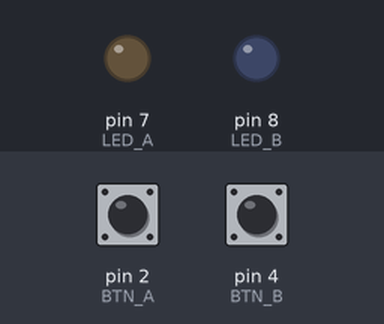
The sketch below on a simulated Arduino Uno, built with avr-gcc and run on an emulated ATmega328P. Parts: output pins drawn as LEDs (lit = HIGH). The test bench sets the inputs (shaded band); at power-on: pin 2 (BTN_A) LOW, pin 4 (BTN_B) LOW.

Above: at 1.2 s.
1.3 s: pin 2 (BTN_A) pulled HIGH for 0.15 s
At 1.37 s:
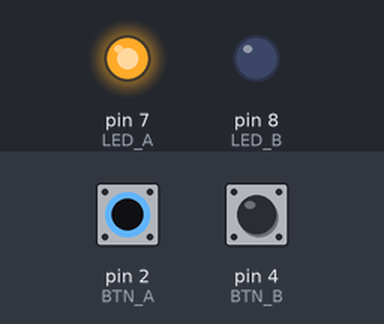
2.9 s: pin 4 (BTN_B) pulled HIGH for 0.15 s
At 3.8 s:
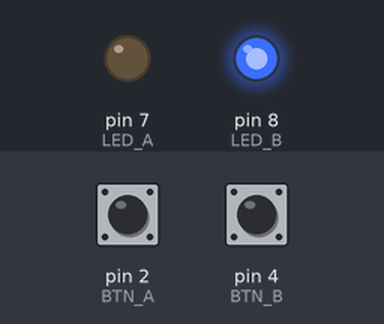
5.5 s: pin 4 (BTN_B) pulled HIGH for 3.2 s
At 9.7 s:
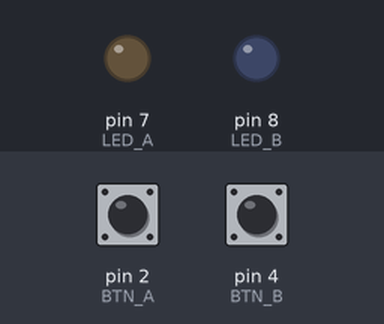
10.5 s: pin 2 (BTN_A) pulled HIGH for 3.2 s
At 10.8 s:
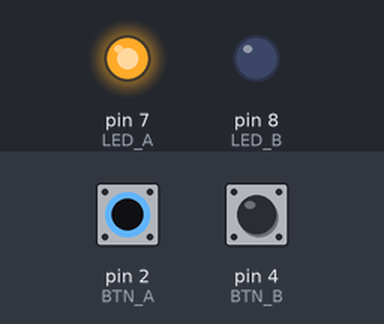
15.2 s: pin 2 (BTN_A) driven HIGH and pin 4 (BTN_B) driven HIGH
At 17.4 s:
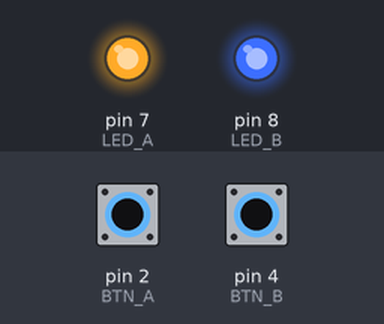
Timing chart, 0 to 18.5 s (numbered marks = the images above; inputs shaded):
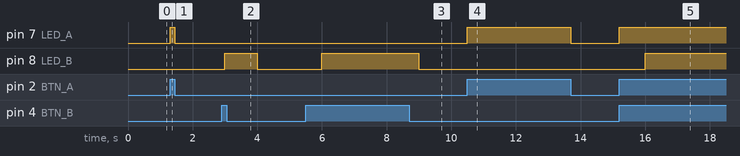

The sketch:

Task3-1.ino
```cpp
#include <TimerOne.h>

const int BTN_A = 2;
const int LED_A = 7;
const int BTN_B = 4;
const int LED_B = 8;

const int BTN_MODE = INPUT;
const int PRESSED  = HIGH;

void timerISR() {
  if (digitalRead(BTN_A) == PRESSED) digitalWrite(LED_A, HIGH);
  else                               digitalWrite(LED_A, LOW);
}

void setup() {
  pinMode(BTN_A, BTN_MODE);
  pinMode(BTN_B, BTN_MODE);
  pinMode(LED_A, OUTPUT);
  pinMode(LED_B, OUTPUT);

  Timer1.initialize(50000);  // 50 ms = 50000 us
  Timer1.attachInterrupt(timerISR);
}

void loop() {
  if (digitalRead(BTN_B) == PRESSED) digitalWrite(LED_B, HIGH);
  else                               digitalWrite(LED_B, LOW);

  delay(1000);
}
```

Measured:
- after the input at 1.3 s, pin 7 (LED_A): LOW → HIGH at once, → LOW 0.15 s later
- after the input at 2.9 s, pin 8 (LED_B): LOW → HIGH after 0.10 s, → LOW 1.0 s later
- after the input at 5.5 s, pin 8 (LED_B): LOW → HIGH after 0.50 s, → LOW 3.0 s later
- after the input at 10.5 s, pin 7 (LED_A): LOW → HIGH at once, → LOW 3.2 s later
- after the input at 15.2 s, pin 7 (LED_A): LOW → HIGH at once; pin 8 (LED_B): LOW → HIGH after 0.80 s
